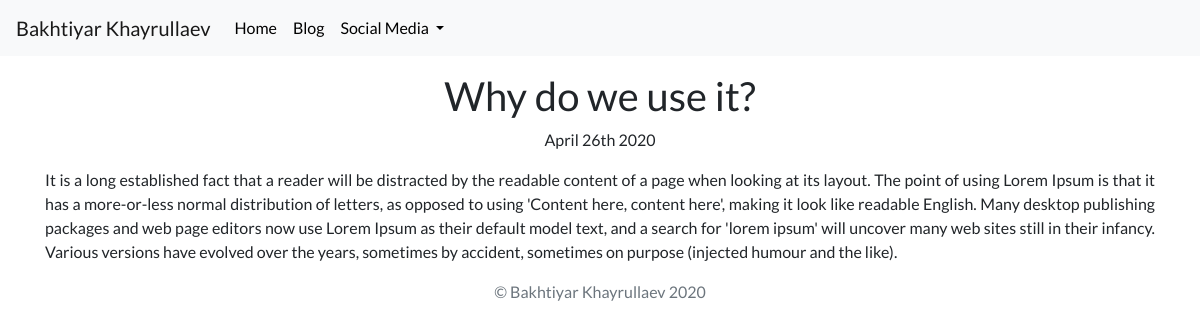
Page /blog/3/ on the committed database.
### blog/models.py (models this page shows, shortened)
class Blog(models.Model):
    title = models.CharField(max_length=200)
    description = models.TextField()
    date = models.DateField()

### blog/views.py (the view)
# urls.py: path('<int:blog_id>/', views.detail, name='detail'),
def detail(request, blog_id):
    blog = get_object_or_404(Blog, pk=blog_id)
    return render(request, 'blog/detail.html', {'blog':blog})

### blog/templates/blog/detail.html
{% extends 'portfolio/base.html' %}
{% block content %}
  <div class="container">
    <h1 class="text-center pt-3">{{ blog.title }}</h1>
            <p class="text-center">{{blog.date|date:'F jS Y'}}</p>
            <p class="text-justify">{{blog.description|safe}}</p>
</div>
{% endblock %}

### portfolio/static/portfolio/custom.css (style rules this page uses)
body { font-family: 'Lato', sans-serif; }

### rows in the picture
Blog: title "Why do we use it?", date "April 26th 2020", description "It is a long established fact that a reader will be distracted by the readable content of a page when looking at its layout. The point of using Lorem Ipsum is that it has a more-or-less normal distribution of letters, as opposed to using 'Content here, content here', making it look like readable English. Many desktop publishing packages and web page editors now use Lorem Ipsum as their default model text, and a search for 'lorem ipsum' will uncover many web sites still in their infancy. Various versions have evolved over the years, sometimes by accident, sometimes on purpose (injected humour and the like)."
